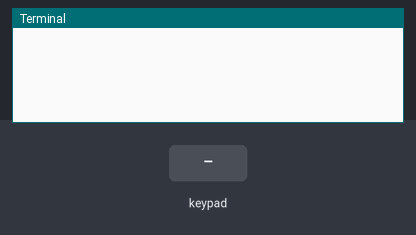
Recording of a program running on a simulated Raspberry Pi (BCM pin numbers). Parts: the last lines printed to the terminal. The test bench sets the inputs (shaded band).

Above: at 1.2 s.
1.3 s: key '1' pressed
At 2.6 s:
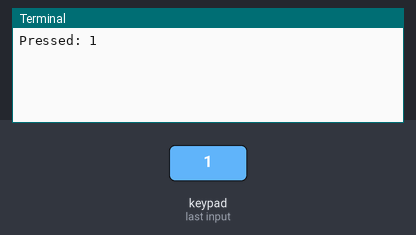
2.9 s: keypad keys 1 2 # pressed 0.4 s apart
At 4.5 s:
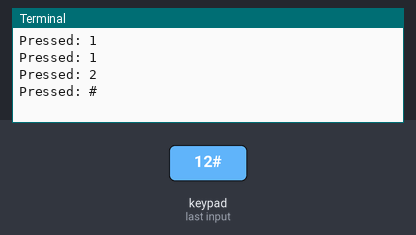
5.6 s: key 'A' pressed
At 6.9 s:
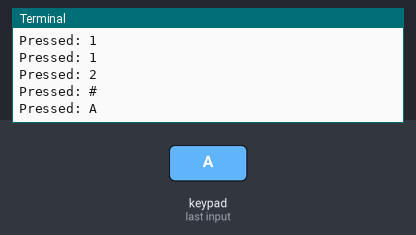
7.2 s: keypad keys 1 2 * pressed 0.4 s apart
At 9.1 s:
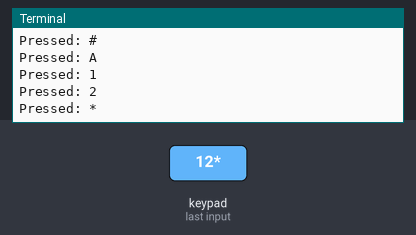
9.9 s: key 'B' pressed
At 10.6 s:
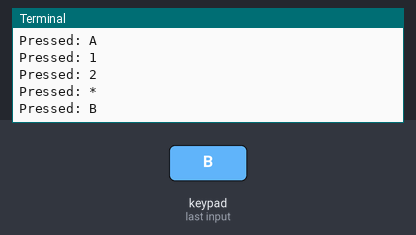
11.5 s: keypad keys 1 2 D pressed 0.4 s apart
At 13.7 s:
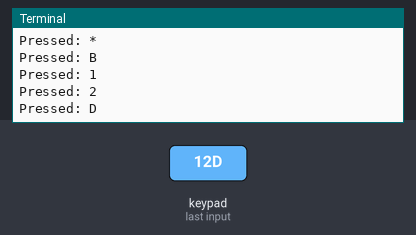

Measured:
- after the input at 1.3 s, the terminal: prints a new line after 0.15 s (image 1)
- after the input at 2.9 s, the terminal: prints a new line after 0.55 s (image 2)
- after the input at 5.6 s, the terminal: prints a new line after 0.16 s (image 3)
- after the input at 7.2 s, the terminal: prints a new line after 0.16 s (image 4)
- after the input at 9.9 s, the terminal: prints a new line after 0.16 s (image 5)
- after the input at 11.5 s, the terminal: prints a new line after 0.16 s (image 6)

The program:

keypad4x4.py
```python
"""
This Raspberry Pi code was developed by newbiely.com
This Raspberry Pi code is made available for public use without any restriction
For comprehensive instructions and wiring diagrams, please visit:
https://newbiely.com/tutorials/raspberry-pi/raspberry-pi-keypad
"""


import RPi.GPIO as GPIO
import time

# Define keypad layout
KEYPAD = [
    [1, 2, 3, 'A'],
    [4, 5, 6, 'B'],
    [7, 8, 9, 'C'],
    ['*', 0, '#', 'D']
]

# Define GPIO pins for rows and columns
ROWS = [4, 17, 27, 22]
COLS = [5, 6, 13, 19]

# Initialize GPIO
GPIO.setmode(GPIO.BCM)

# Set up row pins as inputs with pull-up resistors
for row_pin in ROWS:
    GPIO.setup(row_pin, GPIO.IN, pull_up_down=GPIO.PUD_UP)

# Set up column pins as outputs
for col_pin in COLS:
    GPIO.setup(col_pin, GPIO.OUT)
    GPIO.output(col_pin, GPIO.HIGH)

def get_key():
    key = None

    # Scan each column
    for col_num, col_pin in enumerate(COLS):
        GPIO.output(col_pin, GPIO.LOW)

        # Check each row
        for row_num, row_pin in enumerate(ROWS):
            if GPIO.input(row_pin) == GPIO.LOW:
                key = KEYPAD[row_num][col_num]

                # Wait for key release
                while GPIO.input(row_pin) == GPIO.LOW:
                    time.sleep(0.05)

        GPIO.output(col_pin, GPIO.HIGH)

    return key

try:
    while True:
        pressed_key = get_key()

        if pressed_key is not None:
            print(f"Pressed: {pressed_key}")
        time.sleep(0.1)

except KeyboardInterrupt:
    GPIO.cleanup()
```
